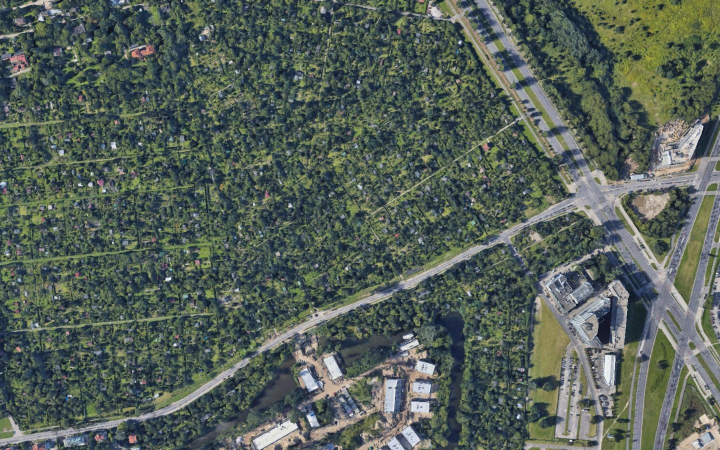
#> input picture images/image_9.png, 1440 x 900 px (shown at 1/2 size)
$ python main.py
#> lines starting #> are read from the running program, lines starting #| are printed output that depends on the picture; after the words box and inside, x2 and y2 are one past the last pixel; in counts of white or black regions, pixels touching at a corner belong together
### util.py
import cv2
import numpy as np
from PIL import Image, ImageTk

mask_colors = {
    "green": (87, 120, 4),
    "gray": (70, 63, 63),
}

mask_green_l = (36, 25, 25)
mask_green_u = (86, 255, 255)
mask_brown_l = (74, 74, 74)
mask_brown_u = (180, 255, 255)
mask_gray_l = (0, 10, 100)
mask_gray_u = (179, 30, 255)
mask_white_l = (0, 0, 168)
mask_white_u = (172, 111, 255)


# [16 lines left out: functions load_image, image_for_gui, not called in this run]


def scale_image(image, target):
    input = image.shape[:2]

    scaled_dims = (
        int(input[0] * (target[0] / input[0])),
        int(input[1] * (target[1] / input[1])),
    )

    return cv2.resize(image.copy(), scaled_dims, interpolation=cv2.INTER_AREA)


def actual_area(image, image_params):
    width, height = image.shape[:2]
    pixels, distance = image_params

    a_width = width / pixels * distance
    a_height = height / pixels * distance
    sq_m_km = 1_000_000  # square m in square km

    return round((a_width * a_height) / sq_m_km, 2)


def clahe(image):
    lab_image = cv2.cvtColor(image.copy(), cv2.COLOR_BGR2LAB)

    clahe = cv2.createCLAHE(clipLimit=2.0, tileGridSize=(8, 8))
    lab_image[:, :, 0] = clahe.apply(lab_image[:, :, 0])

    return cv2.cvtColor(lab_image, cv2.COLOR_LAB2BGR)


def create_mask(image, low_threshold, high_threshold):
    hsv = cv2.cvtColor(image, cv2.COLOR_BGR2HSV)

    mask = cv2.inRange(hsv, low_threshold, high_threshold)

    return mask


def mask_image(image, mask, color=(255, 255, 255)):
    image = np.zeros(image.copy().shape, np.uint8)

    image[mask > 0] = color

    return image


def in_mask(image, area, mask):
    width, height = image.shape[:2]

    img_pixels = width * height
    mask_pixels = cv2.countNonZero(mask)

    mask_percent = mask_pixels / img_pixels
    in_mask = area * mask_percent

    return int(mask_percent * 100), round(in_mask, 2)


# [39 lines left out: functions process_image, classification_data, not called in this run]

### main.py
import cv2
import numpy as np

import util

image = cv2.imread("images/image_9.png")
#> image is the input picture: shape (900, 1440, 3); mean B, G, R 88.6, 97, 85.9

# Get image real area (image, (pixels, dist))
area = util.actual_area(image, (163, 100))
#> area = 0.49

# Enhance the image
enhanced = util.clahe(image)

# Get greenery/buildings area
green_m = util.create_mask(enhanced, (36, 25, 25), (86, 255, 255))
#> in create_mask, `mask = cv2.inRange(hsv, low_threshold, high_threshold)`:
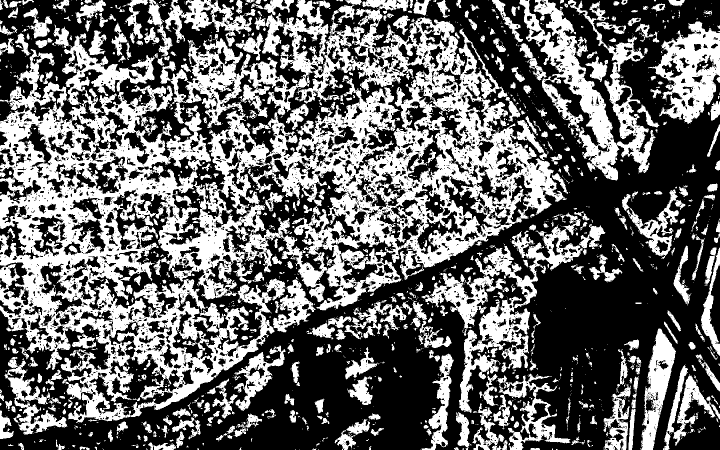
#> mask: shape (900, 1440) (shown at 1/2 size); 41.2% white; 1866 white regions (1389 under 20 px), largest, box (x1, y1, x2, y2) and area: (0, 0, 1134, 846) 327130, (1039, 0, 1311, 361) 28721, (843, 425, 1165, 826) 26487
brown_m = util.create_mask(enhanced, (74, 74, 74), (255, 255, 255))
greens_mask = green_m + brown_m
greens = util.mask_image(enhanced, greens_mask, util.mask_colors["green"])
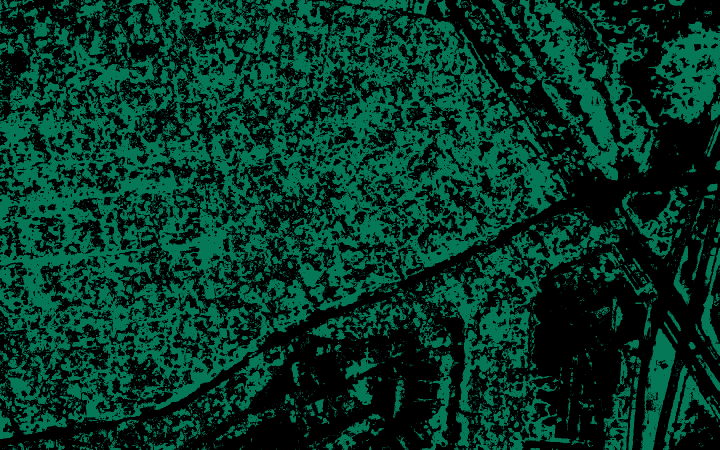
#> greens: shape (900, 1440, 3) (shown at 1/2 size); mean B, G, R 38.6, 53.2, 1.8

gray_m = util.create_mask(enhanced, (0, 10, 100), (180, 30, 255))
white_m = util.create_mask(enhanced, (0, 0, 168), (172, 111, 255))
buildings_mask = gray_m + white_m
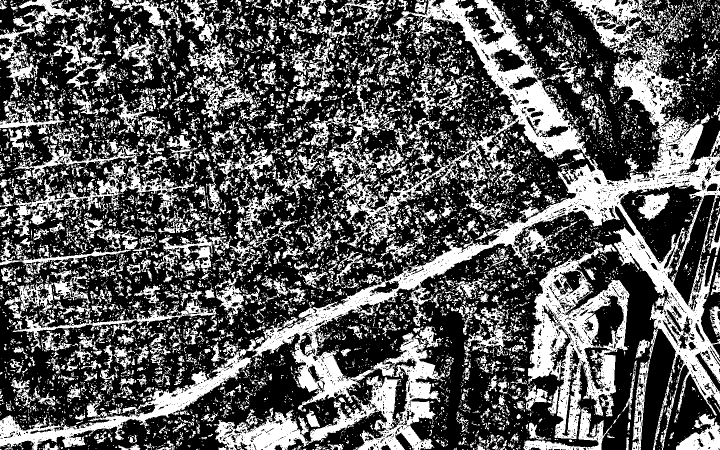
#> buildings_mask: shape (900, 1440) (shown at 1/2 size); min 0, max 255, mean 90.6
buildings = util.mask_image(enhanced, buildings_mask, util.mask_colors["gray"])
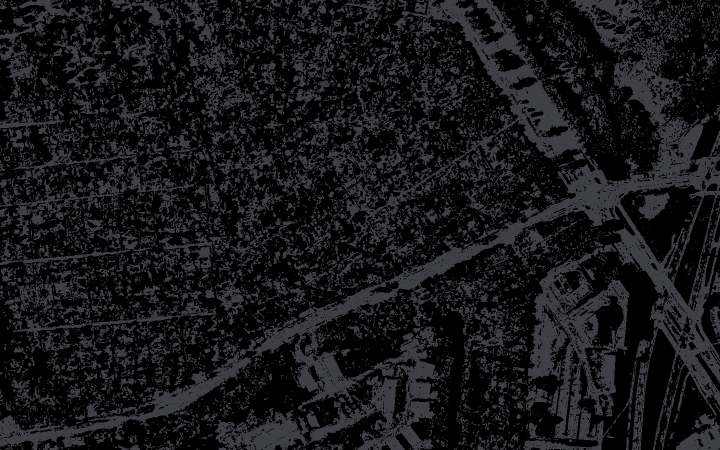
#> buildings: shape (900, 1440, 3) (shown at 1/2 size); mean B, G, R 24.9, 22.4, 22.4

greens_percent, greens_area = util.in_mask(enhanced, area, greens_mask)
#> in in_mask, `mask_pixels = cv2.countNonZero(mask)`: mask_pixels = 574732
#> in in_mask, `mask_percent = mask_pixels / img_pixels`: mask_percent = 0.443
#> in in_mask, `in_mask = area * mask_percent`: in_mask = 0.217
#> greens_percent = 44; greens_area = 0.22
buildings_percent, buildings_area = util.in_mask(enhanced, area, buildings_mask)
#> buildings_percent = 35; buildings_area = 0.17

# Resize image for display (width, height)
target_size = (852, 480)
scaled_input = util.scale_image(image, target_size)

output = greens + buildings
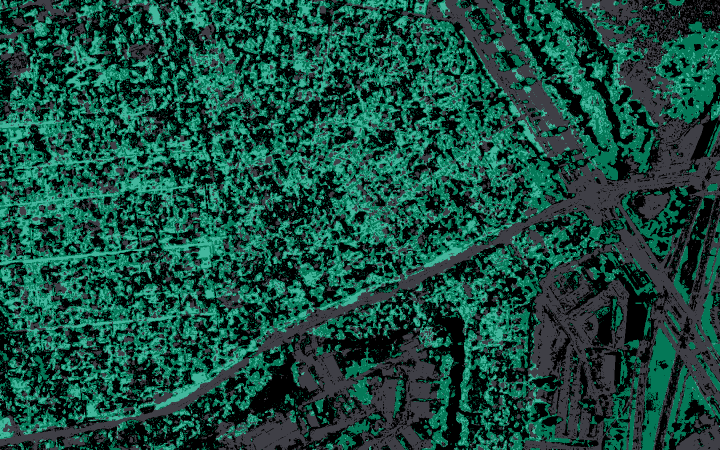
#> output: shape (900, 1440, 3) (shown at 1/2 size); mean B, G, R 63.5, 75.6, 24.2
scaled_output = util.scale_image(output, target_size)
#> call 2 of scale_image, with target = (852, 480)
#> in scale_image (call 2), `return cv2.resize(image.copy(), scaled_dims, interpolation=cv2.INTER_A..`:
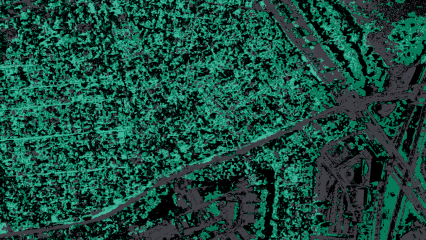
#> returned value: shape (480, 852, 3) (shown at 1/2 size); mean of channels 0, 1, 2 63.5, 75.6, 24.2; drawn as B, G, R

cv2.imshow("Input + Output", np.vstack((scaled_input, scaled_output)))
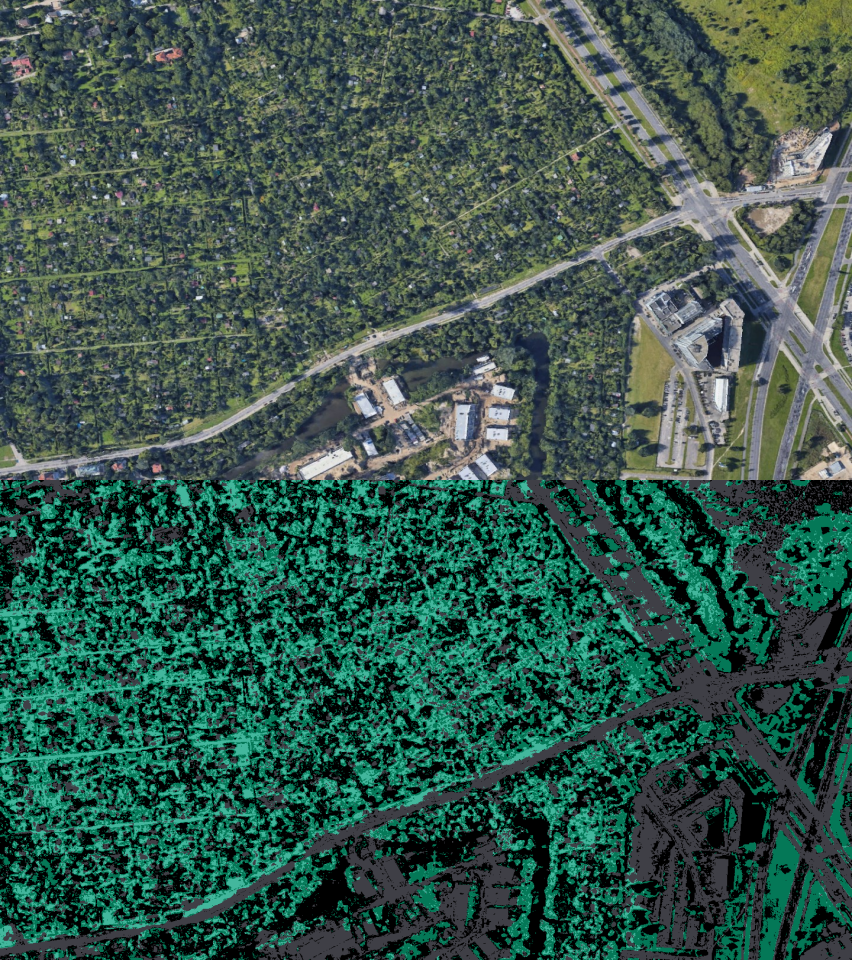
#> window 'Input + Output': shape (960, 852, 3); mean B, G, R 76.1, 86.3, 55.1

# \u00b2 -> superscript 2
print(f"Area in image: {area}km\u00b2")
#| Area in image: 0.49km²
print(f"Greenery: {greens_percent}%, {greens_area}km\u00b2")
#| Greenery: 44%, 0.22km²
print(f"Buildings: {buildings_percent}%, {buildings_area}km\u00b2")
#| Buildings: 35%, 0.17km²

uncategorized_area = area - (greens_area + buildings_area)
#> uncategorized_area = 0.1
print(f"Uncategorized: {uncategorized_area}km\u00b2")
#| Uncategorized: 0.09999999999999998km²

cv2.waitKey(0)
cv2.destroyAllWindows()

$ run again, with images/image_1.png copied over images/image_9.png
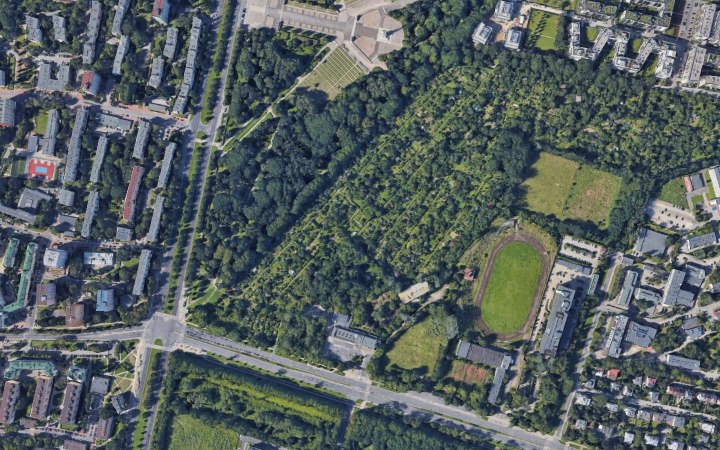
#> input picture images/image_1.png, 1440 x 900 px (shown at 1/2 size)
#> image is the input picture: shape (900, 1440, 3); mean B, G, R 95.8, 97, 87.3
#> area = 0.49
#> hsv: shape (900, 1440, 3); mean H, S, V 83.1, 71.3, 130.4
#> in create_mask, `mask = cv2.inRange(hsv, low_threshold, high_threshold)`:
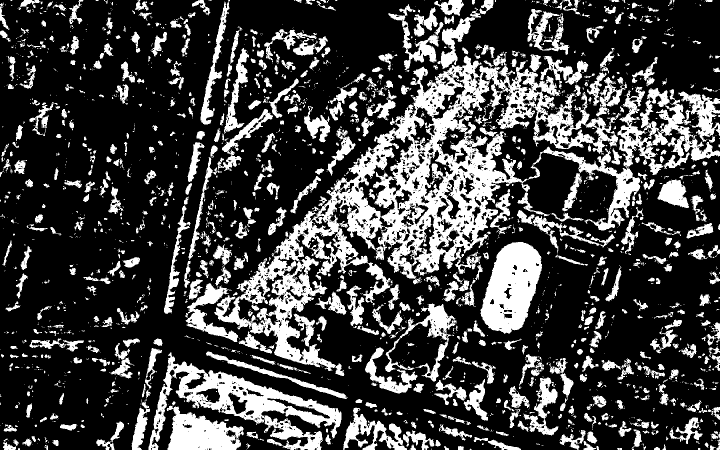
#> mask: shape (900, 1440) (shown at 1/2 size); 26.3% white; 2323 white regions (1588 under 20 px), largest, box (x1, y1, x2, y2) and area: (428, 104, 1440, 752) 124669, (297, 705, 683, 900) 21091, (961, 484, 1084, 668) 14775
#> mask: shape (900, 1440); 8.2% white; 8905 white regions (8198 under 20 px), largest, box (x1, y1, x2, y2) and area: (329, 260, 386, 491) 3009, (293, 490, 345, 638) 1931, (96, 476, 203, 536) 1906
#> mask: shape (900, 1440); 18.9% white; 9277 white regions (8090 under 20 px), largest, box (x1, y1, x2, y2) and area: (130, 374, 1087, 900) 25557, (490, 0, 838, 151) 18001, (49, 92, 391, 328) 8081
#> mask: shape (900, 1440); 31.6% white; 6221 white regions (5321 under 20 px), largest, box (x1, y1, x2, y2) and area: (64, 0, 1206, 900) 108963, (1044, 304, 1245, 441) 13270, (1175, 33, 1440, 195) 10662
#> mask_pixels = 446159
#> mask_percent = 0.344
#> in_mask = 0.169
#> greens_percent = 34; greens_area = 0.17
#> buildings_percent = 37; buildings_area = 0.19
#> `cv2.imshow("Input + Output", np.vstack((scaled_input, scaled_output)))`:
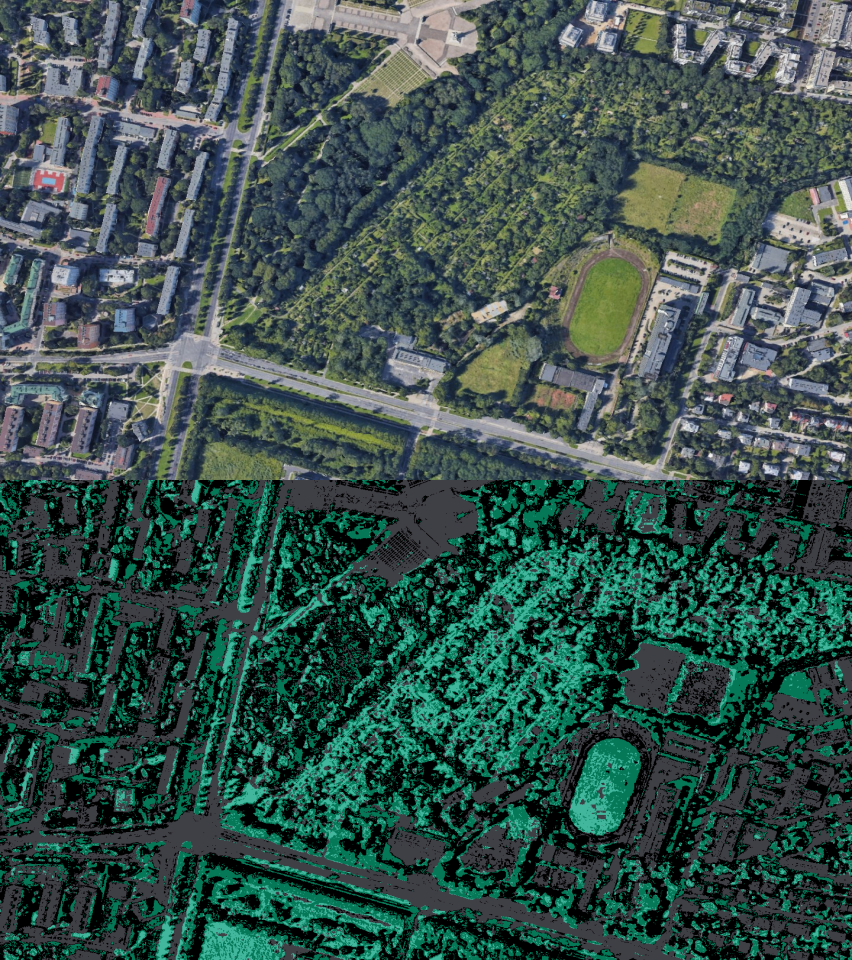
#> window 'Input + Output': shape (960, 852, 3); mean B, G, R 76.1, 81.1, 56.3
#| Area in image: 0.49km²
#| Greenery: 34%, 0.17km²
#| Buildings: 37%, 0.19km²
#> uncategorized_area = 0.13
#| Uncategorized: 0.13km²

$ run again, with images/image_10.png copied over images/image_9.png
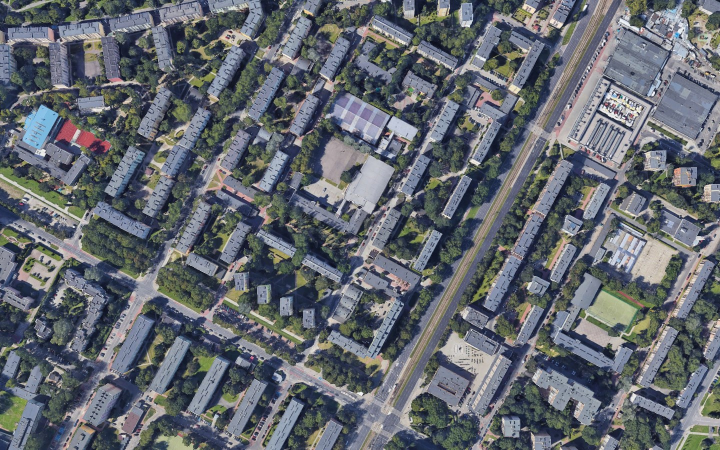
#> input picture images/image_10.png, 1440 x 900 px (shown at 1/2 size)
#> image is the input picture: shape (900, 1440, 3); mean B, G, R 111.5, 104.6, 99.6
#> area = 0.49
#> hsv: shape (900, 1440, 3); mean H, S, V 92.7, 64.6, 135.6
#> in create_mask, `mask = cv2.inRange(hsv, low_threshold, high_threshold)`:
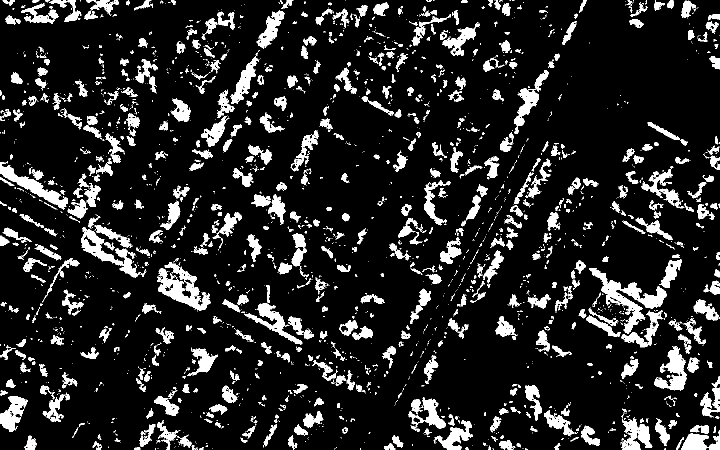
#> mask: shape (900, 1440) (shown at 1/2 size); 12.8% white; 2509 white regions (1813 under 20 px), largest, box (x1, y1, x2, y2) and area: (1178, 536, 1333, 668) 4938, (315, 524, 422, 622) 4004, (0, 322, 136, 419) 2926
#> mask: shape (900, 1440); 7.7% white; 9126 white regions (8509 under 20 px), largest, box (x1, y1, x2, y2) and area: (58, 207, 124, 298) 2155, (261, 283, 320, 400) 1245, (213, 751, 283, 828) 1243
#> mask: shape (900, 1440); 22.7% white; 10231 white regions (9025 under 20 px), largest, box (x1, y1, x2, y2) and area: (219, 197, 563, 690) 13914, (613, 272, 790, 454) 11961, (545, 513, 928, 900) 11083
#> mask: shape (900, 1440); 34.8% white; 5734 white regions (5230 under 20 px), largest, box (x1, y1, x2, y2) and area: (435, 0, 1287, 900) 71960, (117, 398, 504, 900) 26804, (591, 277, 790, 469) 15066
#> mask_pixels = 264573
#> mask_percent = 0.204
#> in_mask = 0.1
#> greens_percent = 20; greens_area = 0.1
#> buildings_percent = 42; buildings_area = 0.21
#> `cv2.imshow("Input + Output", np.vstack((scaled_input, scaled_output)))`:
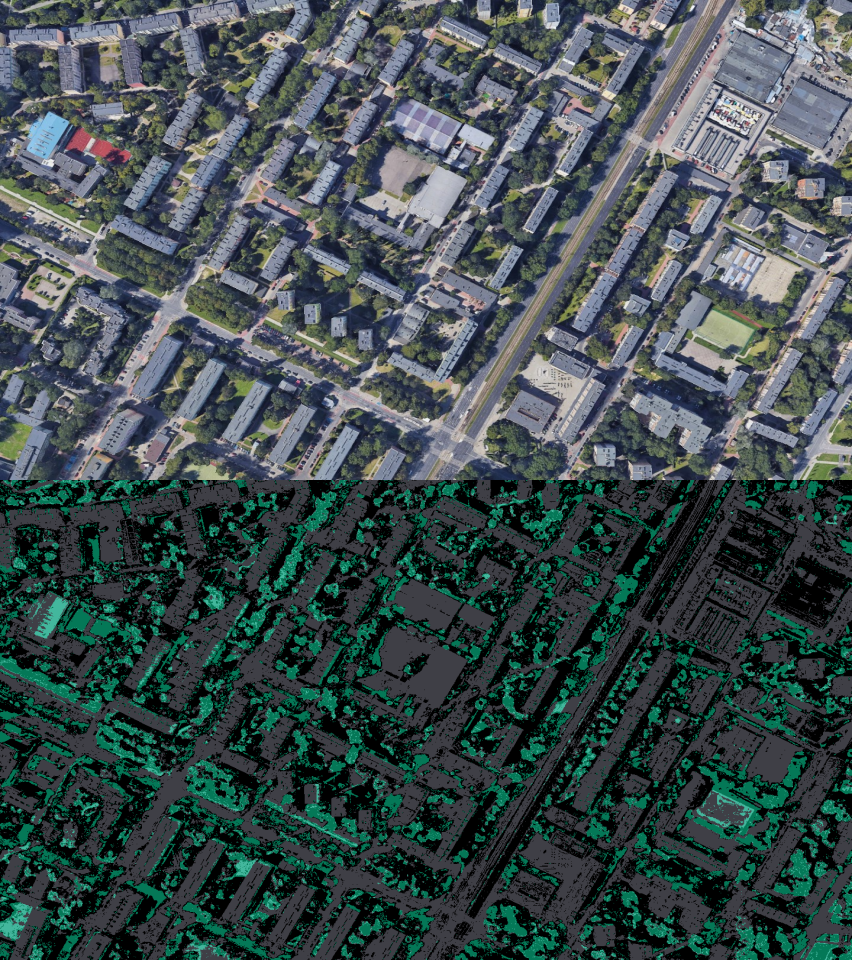
#> window 'Input + Output': shape (960, 852, 3); mean B, G, R 79.4, 77.8, 63.5
#| Area in image: 0.49km²
#| Greenery: 20%, 0.1km²
#| Buildings: 42%, 0.21km²
#> uncategorized_area = 0.18
#| Uncategorized: 0.18km²
